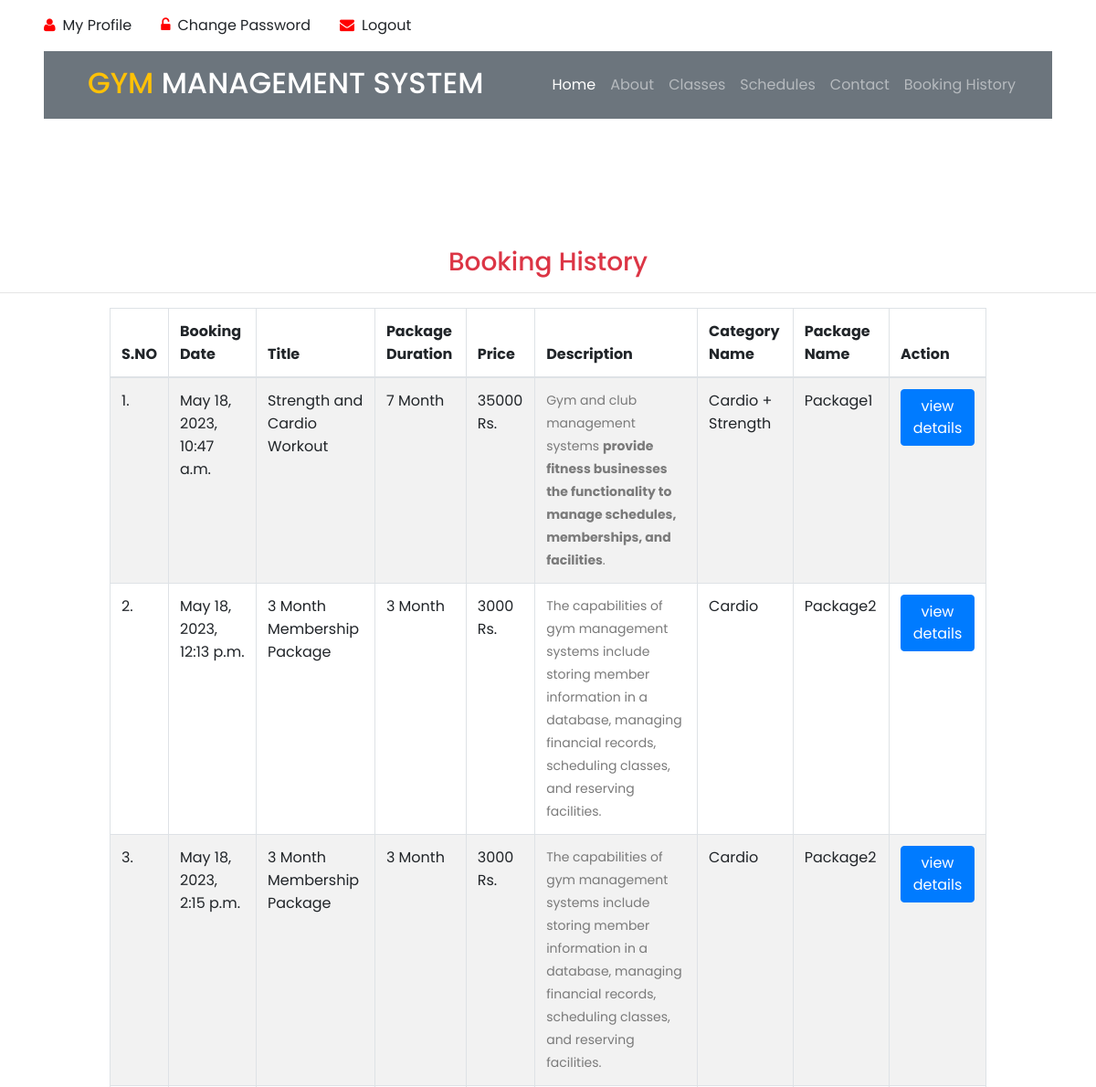
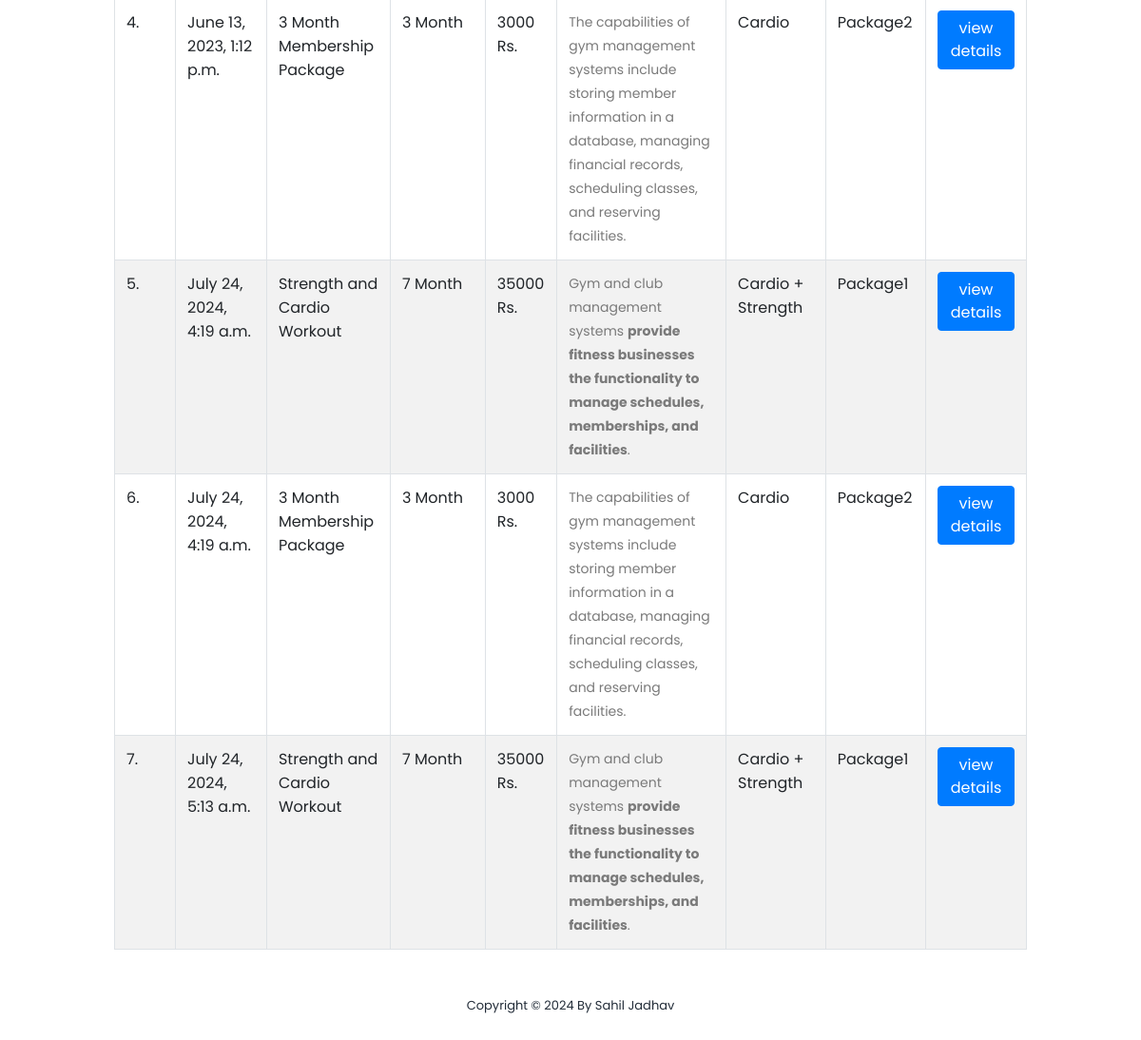
Page /new_booking/ (signed in) on the earlier database version (2 pictures, top to bottom).
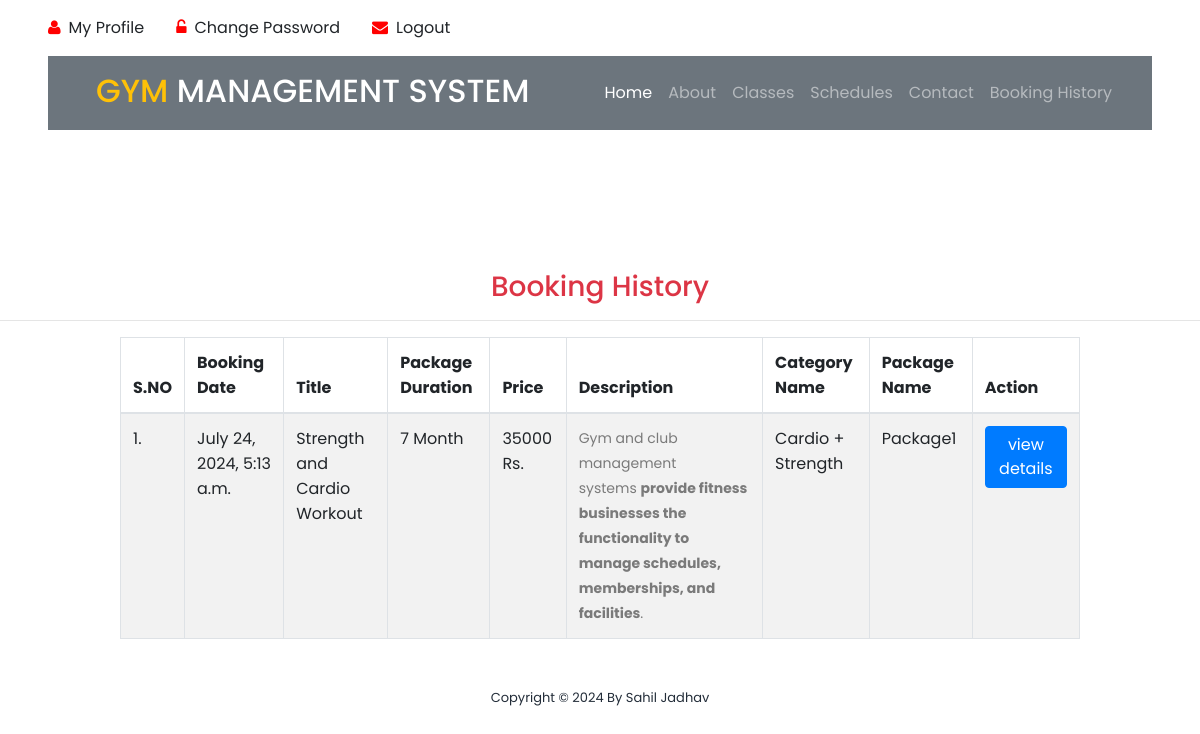
Same page on the later database version.
### gym/models.py (models this page shows, shortened)
class Booking(models.Model):
    package = models.ForeignKey(Package, on_delete=models.CASCADE, null=True, blank=True)
    register = models.ForeignKey(Signup, on_delete=models.CASCADE, null=True, blank=True)
    bookingnumber = models.CharField(max_length=100, null=True, blank=True)
    status = models.IntegerField(choices=STATUS, default=1)
    creationdate = models.DateTimeField(auto_now_add=True)

class Package(models.Model):
    category = models.ForeignKey(Category, on_delete=models.CASCADE, null=True)
    packagename = models.ForeignKey(Packagetype, on_delete=models.CASCADE, null=True)
    titlename = models.CharField(max_length=200, null=True)
    packageduration = models.CharField(max_length=50, null=True)
    price = models.CharField(max_length=200, null=True)
    description = models.CharField(max_length=200, null=True)
    creationdate = models.DateTimeField(auto_now_add=True)

class Category(models.Model):
    categoryname = models.CharField(max_length=200, null=True)
    status = models.CharField(max_length=300, null=True)
    creationdate = models.DateTimeField(auto_now_add=True)

class Packagetype(models.Model):
    category = models.ForeignKey(Category, on_delete=models.CASCADE, null=True)
    packagename = models.CharField(max_length=200, null=True)
    creationdate = models.DateTimeField(auto_now_add=True)
    def __str__(self):
        return self.packagename

### gym/views.py (the view)
# urls.py: path('new_booking/', new_booking, name='new_booking'),
@login_required(login_url='/admin_login/')
def new_booking(request):
    action = request.GET.get('action')
    data = Booking.objects.filter()
    if action == "New":
        data = data.filter(status="1")
    elif action == "Partial":
        data = data.filter(status="2")
    elif action == "Full":
        data = data.filter(status="3")
    elif action == "Total":
        data = data.filter()
    if request.user.is_staff:
        return render(request, "admin/new_booking.html", locals())
    else:
        return render(request, "booking_history.html", locals())

### gym/templates/booking_history.html (shortened to what this page needs)
{% load static %}
<html lang="en">
<head>
    <link rel="stylesheet" type="text/css" href="{% static 'assets/css/bootstrap.min.css' %}">
    <link rel="stylesheet" type="text/css" href="{% static 'assets/css/font-awesome.css' %}">
    <link rel="stylesheet" href="{% static 'assets/css/templatemo-training-studio.css' %}">
</head>
<div class="container-fluid py-3 px-lg-5 d-none d-lg-block">
    <div class="row">
        {% if request.user.is_authenticated %}
        <div class="col-md-6 text-center text-lg-left mb-2 mb-lg-0">
            <div class="d-inline-flex align-items-center">
                <a class="text-body pr-3" href="/user_profile/"><i style="color:red" class="fa fa-user mr-2"></i>My Profile</a>
                <a class="text-body px-3" href="/user_change_password/"><i style="color:red" class="fa fa-unlock-alt mr-2"></i>Change Password</a>
                <a class="text-body px-3" href="/user_logout/"><i style="color:red" class="fa fa-envelope mr-2"></i>Logout</a>
            </div>
        </div>
        {% endif %}
    </div>
</div>
<div class="container-fluid position-relative nav-bar p-0">
    <div class="position-relative px-lg-5" style="z-index: 9;">
        <nav class="navbar navbar-expand-lg bg-secondary navbar-dark py-3 py-lg-3 pl-3 pl-lg-5">
            <a href="" >
                <h2 class="text-uppercase text-warning mb-1">Gym <span class="text-white">Management System</span>
                </h2>
            </a>
            <div class="collapse navbar-collapse justify-content-between px-3" id="navbarCollapse">
                <div class="navbar-nav ml-auto py-0">
                    <a href="/" class="nav-item nav-link active">Home</a>
                    <a href="#features" class="nav-item nav-link">About</a>
                    <a href="#our-classes" class="nav-item nav-link">Classes</a>
                    <a href="#schedule" class="nav-item nav-link ">Schedules</a>
                    <a href="#contact-us" class="nav-item nav-link">Contact</a>
                    {% if request.user.is_authenticated %}
                    <a href="/booking_history/" class="nav-item nav-link">Booking History</a>
                    {% else %}
                    <a href="#admin"><button style="color:red" class="nav-item nav-link">Admin</button></a>
                    {% endif %}
                </div>
            </div>
        </nav>
    </div>
</div>
<body>
<section class="section" id="admin">
    <h3 class="text-center text-danger">Booking History</h3>
    <hr/>
    <div class="table-responsive" align="center">
			<table id="example" class="table table-striped table-bordered" style="width:80%">
				<thead>
				<tr>
					<th>S.NO</th>
					<th>Booking Date</th>
					<th>Title</th>
					<th>Package Duration</th>
					<th>Price</th>
					<th>Description</th>
					<th>Category Name</th>
					<th>Package Name</th>
					<th>Action</th>
				</tr>
				</thead>
				<tbody>
				{% for i in data %}
				<tr>
					<td>{{forloop.counter}}.</td>
					<td>{{i.creationdate}}</td>
                    <td>{{i.package.titlename}}</td>
                    <td>{{i.package.packageduration}}</td>
                    <td>{{i.package.price}} Rs.</td>
                    <td>{{i.package.description|safe}}</td>
					<td>{{i.package.category.categoryname}}</td>
                    <td>{{i.package.packagename}}</td>
					<td>
						 <a href="{% url 'booking_detail' i.id %}">
							 <button type="button" class="btn btn-primary">view details</button>
						 </a>
					</td>
				</tr>
				 {% endfor %}
			</table>
</div>
</section>
<footer>
    <div class="container">
        <div class="row">
            <div class="col-lg-12">
                <p>Copyright &copy;
                     By Sahil Jadhav
                </p>
            </div>
        </div>
    </div>
</footer>
</body>
</html>

Differences in the rows shown:
removed Booking: creationdate "May 18, 2023, 10:47 a.m.", package.titlename "Strength and Cardio Workout", package.packageduration "7 Month", package.price "35000", package.description "Gym and club management systems provide fitness businesses the functionality to manage schedules, memberships, and facilities .", package.category.categoryname "Cardio + Strength", package.packagename "Package1"
removed Booking: creationdate "May 18, 2023, 12:13 p.m.", package.titlename "3 Month Membership Package", package.packageduration "3 Month", package.price "3000", package.description "The capabilities of gym management systems include storing member information in a database, managing financial records, scheduling classes, and reserving facilities.", package.category.categoryname "Cardio", package.packagename "Package2"
removed Booking: creationdate "May 18, 2023, 2:15 p.m.", package.titlename "3 Month Membership Package", package.packageduration "3 Month", package.price "3000", package.description "The capabilities of gym management systems include storing member information in a database, managing financial records, scheduling classes, and reserving facilities.", package.category.categoryname "Cardio", package.packagename "Package2"
removed Booking: creationdate "June 13, 2023, 1:12 p.m.", package.titlename "3 Month Membership Package", package.packageduration "3 Month", package.price "3000", package.description "The capabilities of gym management systems include storing member information in a database, managing financial records, scheduling classes, and reserving facilities.", package.category.categoryname "Cardio", package.packagename "Package2"
removed Booking: creationdate "July 24, 2024, 4:19 a.m.", package.titlename "Strength and Cardio Workout", package.packageduration "7 Month", package.price "35000", package.description "Gym and club management systems provide fitness businesses the functionality to manage schedules, memberships, and facilities .", package.category.categoryname "Cardio + Strength", package.packagename "Package1"
removed Booking: creationdate "July 24, 2024, 4:19 a.m.", package.titlename "3 Month Membership Package", package.packageduration "3 Month", package.price "3000", package.description "The capabilities of gym management systems include storing member information in a database, managing financial records, scheduling classes, and reserving facilities.", package.category.categoryname "Cardio", package.packagename "Package2"
